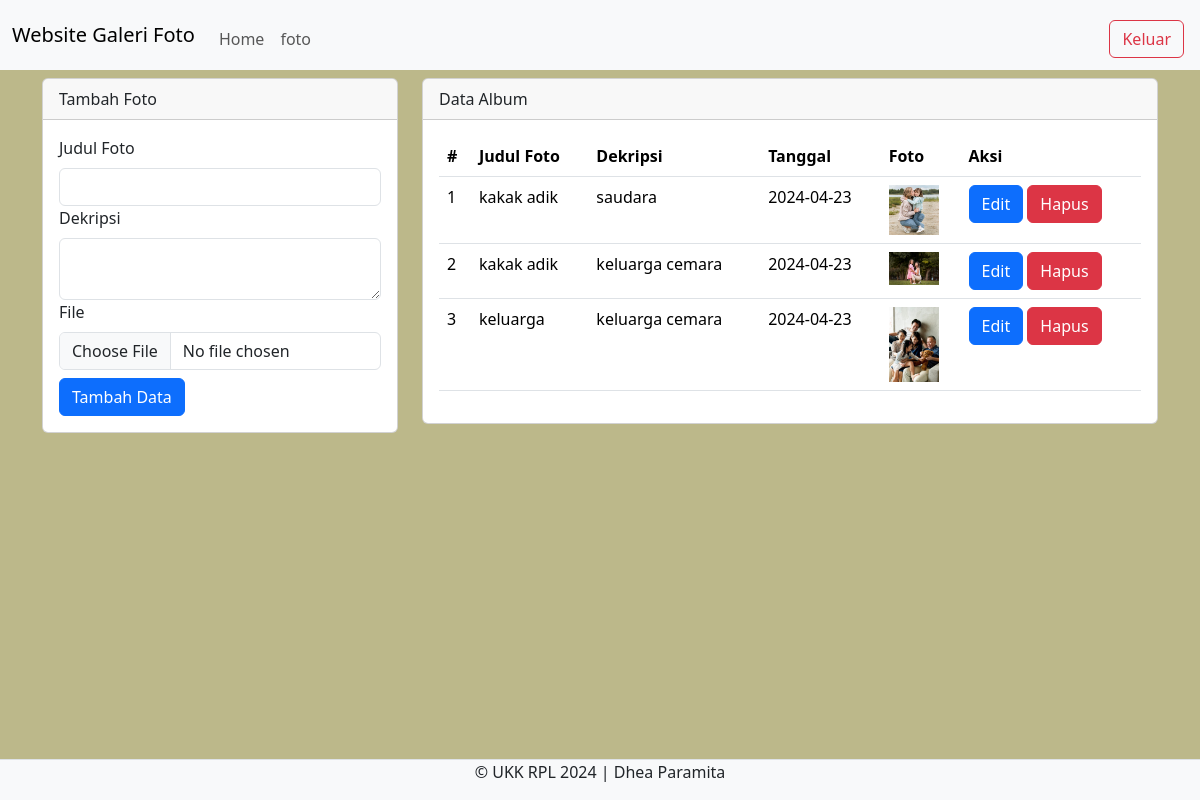
Page /admin/foto.php (signed in) on the committed database.
### tables this page shows
CREATE TABLE `foto` (
  `foto_id` int(11) NOT NULL,
  `judul_foto` varchar(255) NOT NULL,
  `dekripsi_foto` text NOT NULL,
  `tanggal_unggah` date NOT NULL,
  `lokasi_file` varchar(255) NOT NULL,
  `user_id` int(11) NOT NULL
);

### admin/foto.php (the view, shortened to what this page needs)
<?php
include '../config/koneksi.php';
?>
<!DOCTYPE html>
<html lang="en">
<head>
    <link rel="stylesheet" type="text/css" href="../assets/css/bootstrap.min.css">
</head>
<body>
<nav class="navbar navbar-expand-lg bg-body-tertiary">
  <div class="container-fluid">
    <a class="navbar-brand" href="index.php">Website Galeri Foto</a>
    <div class="collapse navbar-collapse mt-2" id="navbarNavAltMarkup">
      <div class="navbar-nav me-auto">
      <a href="home.php" class="nav-link">Home</a>
        <a href="foto.php" class="nav-link">foto</a>
      </div>
      <a href="../config/aksi_logout.php" class="btn btn-outline-danger m-1">Keluar</a>
    </div>
  </div>
</nav>
<div class="container">
    <div class="row">
        <div class="col-md-4">
         <div class="card mt-2">
            <div class="card-header">Tambah Foto</div>
            <div class="card-body">
                <form action="../config/aksi_foto.php" method="POST" enctype="multipart/form-data">
                    <label class="form-label">Judul Foto</label>
                    <input type="text" name="judul_foto" class="form-control" required>
                    <label class="form-label">Dekripsi</label>
                    <textarea  class="form-control" name="dekripsi_foto" required></textarea>
                    <label class="form-label">File</label>
                    <input type="file" class="form-control" name="lokasi_file" required>
                    <button type="submit" class="btn btn-primary mt-2" name="tambah">Tambah Data</button>
                </form>
            </div>
         </div>
        </div>
        <div class="col-md-8">
            <div class="card mt-2">
                <div class="card-header">Data Album</div>
                <div class="card-body">
                    <table class="table">
                        <thead>
                            <tr>
                            <th>#</th>
                            <th>Judul Foto</th>
                            <th>Dekripsi</th>
                            <th>Tanggal</th>
                            <th>Foto</th>
                            <th>Aksi</th>
                            </tr>
                        </thead>
                        <tbody>
                            <?php
                            $no = 1;
                            $user_id = $_SESSION['user_id'];
                            $sql = mysqli_query($koneksi, "SELECT * FROM foto WHERE user_id='$user_id'");
                            while($data = mysqli_fetch_array($sql)){
                            ?>
                            <tr>
                                <td><?php echo $no++ ?></td>
                                <td><?php echo $data['judul_foto'] ?></td>
                                <td><?php echo $data['dekripsi_foto'] ?></td>
                                <td><?php echo $data['tanggal_unggah'] ?></td>
                                <td><a href="../assets/img/<?php echo $data['lokasi_file']?>" ><img src="../assets/img/<?php echo $data['lokasi_file']?>" alt="" width="50px"></a></td>
                                <td>
<button type="button" class="btn btn-primary" data-bs-toggle="modal" data-bs-target="#edit<?php echo $data['foto_id']?>">Edit</button>
<button type="button" class="btn btn-danger" data-bs-toggle="modal" data-bs-target="#hapus<?php echo $data['foto_id']?>">Hapus</button>
                              </td>
                            </tr>
                           <?php } ?>
                        </tbody>
                    </table>
                </div>
            </div>
        </div>
    </div>
</div>
<footer class="d-flex justify-content-center border-top mt-3 bg-light fixed-bottom">
    <p>&copy; UKK RPL 2024 | Dhea Paramita</p>
</footer>
</body>
</html>

### admin/foto.php (style rules this page uses)
body { background-color: #BCB88A; }

### rows in the picture
foto: judul_foto "kakak adik", dekripsi_foto "saudara", tanggal_unggah "2024-04-23", lokasi_file (picture)
foto: judul_foto "kakak adik", dekripsi_foto "keluarga cemara", tanggal_unggah "2024-04-23", lokasi_file (picture)
foto: judul_foto "keluarga", dekripsi_foto "keluarga cemara", tanggal_unggah "2024-04-23", lokasi_file (picture)
